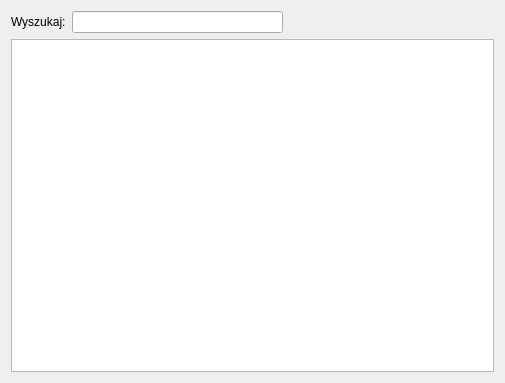
<?xml version="1.0" encoding="UTF-8"?>
<ui version="4.0">
 <class>SedziaTerminarz</class>
 <widget class="QWidget" name="SedziaTerminarz">
  <property name="geometry">
   <rect>
    <x>0</x>
    <y>0</y>
    <width>505</width>
    <height>383</height>
   </rect>
  </property>
  <property name="windowTitle">
   <string>Form</string>
  </property>
  <layout class="QVBoxLayout" name="verticalLayout_2">
   <item>
    <layout class="QVBoxLayout" name="verticalLayout">
     <item>
      <layout class="QHBoxLayout" name="horizontalLayout">
       <item>
        <widget class="QLabel" name="label">
         <property name="text">
          <string>Wyszukaj:</string>
         </property>
        </widget>
       </item>
       <item>
        <widget class="QLineEdit" name="lineEdit"/>
       </item>
       <item>
        <spacer name="horizontalSpacer">
         <property name="orientation">
          <enum>Qt::Horizontal</enum>
         </property>
         <property name="sizeHint" stdset="0">
          <size>
           <width>40</width>
           <height>20</height>
          </size>
         </property>
        </spacer>
       </item>
      </layout>
     </item>
     <item>
      <widget class="QTableView" name="tableView"/>
     </item>
    </layout>
   </item>
  </layout>
 </widget>
 <resources/>
 <connections/>
</ui>
